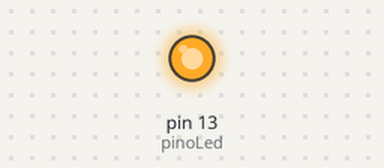
Recording of a sketch running on a simulated Arduino Uno, built with avr-gcc and run on an emulated ATmega328P. On the bench: output pins drawn as LEDs (lit = HIGH).

Above: at 0.5 s.
At 8.0 s:
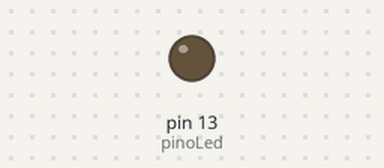
Timing chart, 0 to 14.3 s (numbered marks = the images above):
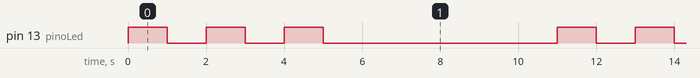

Measured:
- by itself, pin 13 (pinoLed): repeats every 11.0 s: 2 × (LOW 1.0 s, HIGH 1.0 s), LOW 6.0 s, HIGH 1.0 s
- by itself, everything shown: repeats every 11.0 s, in 6 steps

The sketch:

repeticao.ino
```cpp
int pinoLed = 13;

void setup()
{
  pinMode(pinoLed, OUTPUT);
}

void loop()
{

  // variável i de controle é definidada com 0

  int i = 0;

  while (i < 3)
  { // enquanto o i for menor que 3 irá fazer

    digitalWrite(pinoLed, HIGH); // ligar o led do pinoLed
    delay(1000);                 // após 1 segundo (1000 milisegundos)
    digitalWrite(pinoLed, LOW);  // desligando o led
    delay(1000);                 // mais um atraso de 1 segundo
    i = i + 1;                   // atribua o i somando-o com 1
  }

  delay(5000); // espere 5 segundos para repetir
}
```
